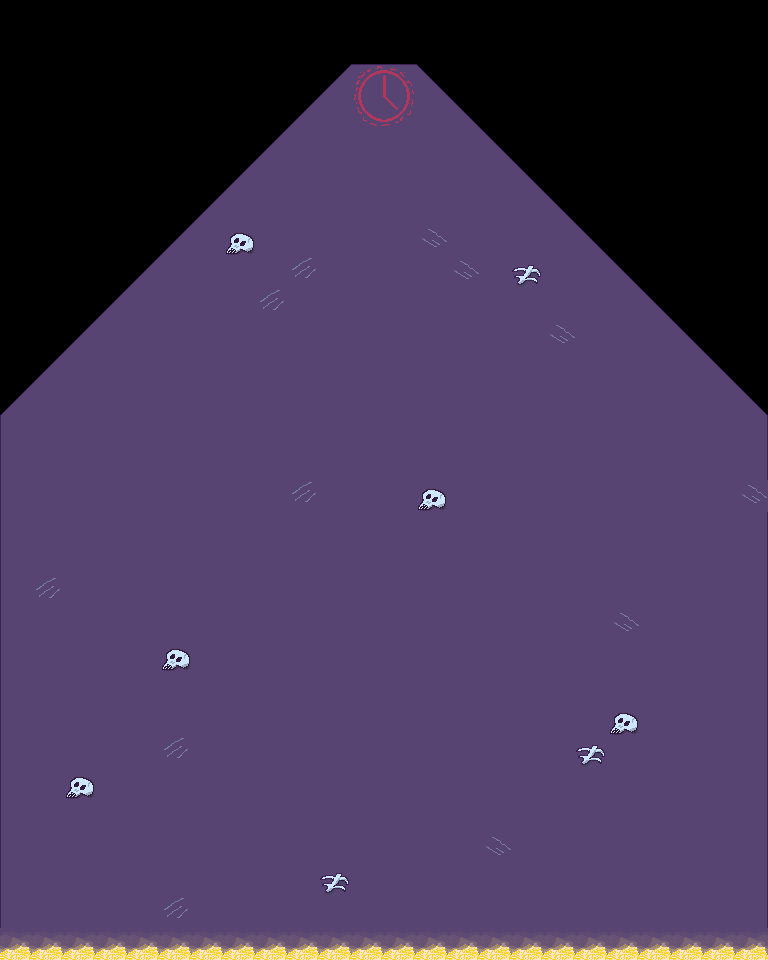

This game map was drawn from its Tiled (.tmx) file and the tilesets committed beside it. A one-line description and the full map source follow:
An orthogonal 24x30 tile map with 32x32 px tiles, 1 tile layer (Слой тайлов 1).

<map version="1.5" tiledversion="1.7.2" orientation="orthogonal" renderorder="right-down" width="24" height="30" tilewidth="32" tileheight="32" infinite="0" nextlayerid="2" nextobjectid="1">
 <editorsettings>
  <export target="../secret_tilemap.csv" format="csv" />
 </editorsettings>
 <tileset firstgid="1" source="main_tilemap.tsx" />
 <layer id="1" name="Слой тайлов 1" width="24" height="30">
  <data encoding="csv">
0,0,0,0,0,0,0,0,0,0,0,0,0,0,0,0,0,0,0,0,0,0,0,0,
0,0,0,0,0,0,0,0,0,0,0,0,0,0,0,0,0,0,0,0,0,0,0,0,
0,0,0,0,0,0,0,0,0,0,32,45,46,40,0,0,0,0,0,0,0,0,0,0,
0,0,0,0,0,0,0,0,0,32,31,53,54,31,40,0,0,0,0,0,0,0,0,0,
0,0,0,0,0,0,0,0,32,31,31,31,31,31,31,40,0,0,0,0,0,0,0,0,
0,0,0,0,0,0,0,32,31,31,31,31,31,31,31,31,40,0,0,0,0,0,0,0,
0,0,0,0,0,0,32,31,31,31,31,31,31,31,31,31,31,40,0,0,0,0,0,0,
0,0,0,0,0,32,31,17,31,31,31,31,31,24,31,31,31,31,40,0,0,0,0,0,
0,0,0,0,32,31,31,31,31,39,31,31,31,31,24,31,16,31,31,40,0,0,0,0,
0,0,0,32,31,31,31,31,39,31,31,31,31,31,31,31,31,31,31,31,40,0,0,0,
0,0,32,31,31,31,31,31,31,31,31,31,31,31,31,31,31,24,31,31,31,40,0,0,
0,32,31,31,31,31,31,31,31,31,31,31,31,31,31,31,31,31,31,31,31,31,40,0,
32,31,31,31,31,31,31,31,31,31,31,31,31,31,31,31,31,31,31,31,31,31,31,40,
47,31,31,31,31,31,31,31,31,31,31,31,31,31,31,31,31,31,31,31,31,31,31,48,
47,31,31,31,31,31,31,31,31,31,31,31,31,31,31,31,31,31,31,31,31,31,31,48,
47,31,31,31,31,31,31,31,31,39,31,31,31,17,31,31,31,31,31,31,31,31,31,24,
47,31,31,31,31,31,31,31,31,31,31,31,31,31,31,31,31,31,31,31,31,31,31,48,
47,31,31,31,31,31,31,31,31,31,31,31,31,31,31,31,31,31,31,31,31,31,31,48,
47,39,31,31,31,31,31,31,31,31,31,31,31,31,31,31,31,31,31,31,31,31,31,48,
47,31,31,31,31,31,31,31,31,31,31,31,31,31,31,31,31,31,31,24,31,31,31,48,
47,31,31,31,31,17,31,31,31,31,31,31,31,31,31,31,31,31,31,31,31,31,31,48,
47,31,31,31,31,31,31,31,31,31,31,31,31,31,31,31,31,31,31,31,31,31,31,48,
47,31,31,31,31,31,31,31,31,31,31,31,31,31,31,31,31,31,31,17,31,31,31,48,
47,31,31,31,31,39,31,31,31,31,31,31,31,31,31,31,31,31,16,31,31,31,31,48,
47,31,17,31,31,31,31,31,31,31,31,31,31,31,31,31,31,31,31,31,31,31,31,48,
47,31,31,31,31,31,31,31,31,31,31,31,31,31,31,31,31,31,31,31,31,31,31,48,
47,31,31,31,31,31,31,31,31,31,31,31,31,31,31,24,31,31,31,31,31,31,31,48,
47,31,31,31,31,31,31,31,31,31,16,31,31,31,31,31,31,31,31,31,31,31,31,48,
47,31,31,31,31,39,31,31,31,31,31,31,31,31,31,31,31,31,31,31,31,31,31,48,
57,57,57,57,57,57,57,57,57,57,57,57,57,57,57,57,57,57,57,57,57,57,57,57
</data>
 </layer>
</map>
